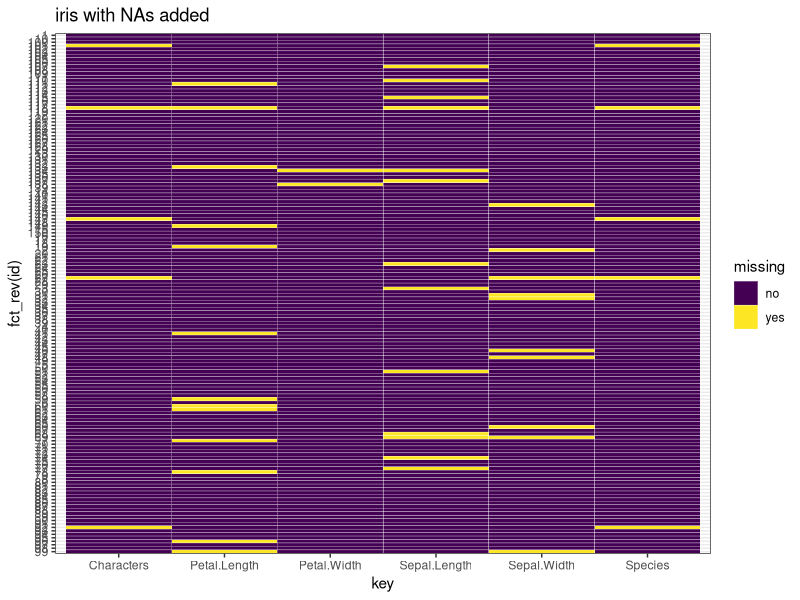

Source code (R): (Note: this script raises an error after producing the figure.)
## ---- chunk 1
knitr::opts_chunk$set(echo = TRUE)
## ---- chunk 2
library(tidyverse)
library(datasets)
data(iris)
library(ggplot2)
## ---- chunk 3
iris=as.data.frame(lapply(iris, function(cc) cc[ sample(c(TRUE, NA), prob = c(0.95, 0.05), size = length(cc), replace = TRUE) ]))
## ---- chunk 4
View(iris)
## ---- chunk 5
head(iris)
## ---- chunk 6
head(iris,3)
## ---- chunk 7
tail(iris,2)
## ---- chunk 8
library(dplyr)
sample_n(iris, 5)
## ---- chunk 9
dim(iris)
## ---- chunk 10
summary(iris)
## ---- chunk 11
str(iris)
## ---- chunk 12
summary(iris$Species)
## ---- chunk 13
iris$Characters <- as.character(iris$Species)
summary(iris$Characters)
## ---- chunk 14
unique(iris$Characters)
## ---- chunk 15
table(iris$Characters)
## ---- chunk 16
#Missing values by columns
colSums(is.na(iris))  %>%
  sort(decreasing=TRUE)


#Missing values by row
rowSums(is.na(iris))  %>%
  sort(decreasing=TRUE)
## ---- chunk 17
#use heatmap

tidyiris <- iris %>%
  rownames_to_column("id") %>%
  gather(key, value, -id) %>%
  mutate(missing = ifelse(is.na(value), "yes", "no"))

ggplot(tidyiris, aes(x = key, y = fct_rev(id), fill = missing)) +
  geom_tile(color = "white") +
  ggtitle("iris with NAs added") +
  scale_fill_viridis_d() + # discrete scale
  theme_bw()
## ---- chunk 18
#install.packages("mi")

x <- missing_data.frame(iris)
image(x)
## ---- chunk 19
install.packages("visna")

## ---- chunk 20
library(ggplot2)
## ---- chunk 21
tidyiris <- iris[1:4] %>%
  rownames_to_column("id") %>%
  gather(key, value, -id) 

ggplot(data=tidyiris)+
  geom_boxplot(mapping=aes(x=key,y=value))

## ---- chunk 22
library(GGally)
ggpairs(iris[1:4])
